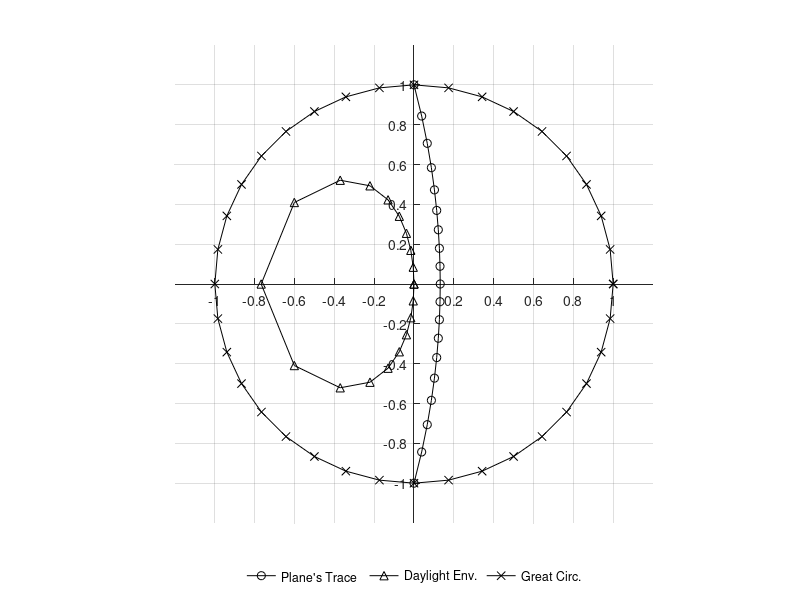
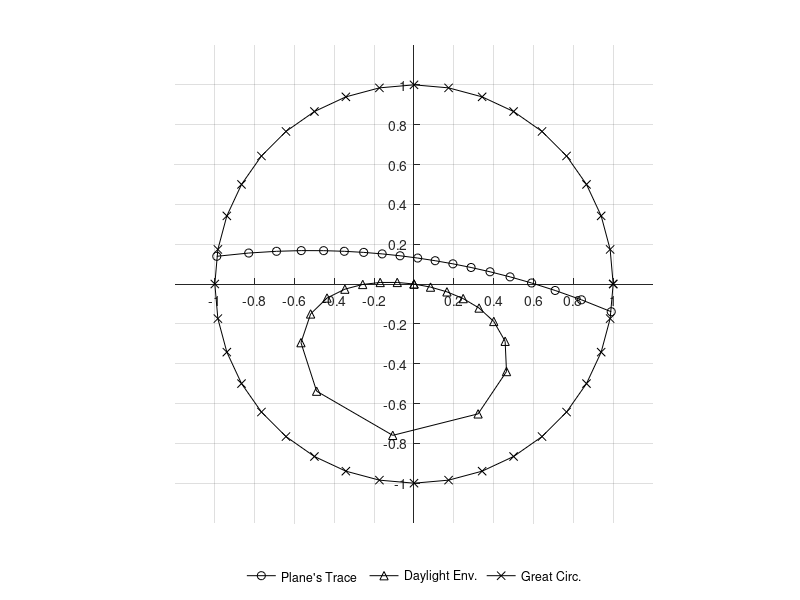

These figures' MATLAB source, in order:
% example1StepByStepEqAngleHarrisSCR
clear all

## Description:
## The cut slope at chaining 7000 Tuen Mun Road (Honk Kong) dips at an angle 
## 75 degrees (3:1, vertical:horizontal) in a dip direction of 8 degrees 
## --nearly due north.
## ... A further construction, based on this (the cut-slope plane) leads to an 
## ovoid daylight zone which encloses all those poles representing joint planes 
## dipping out of the slope.
## Plot the Datlight Envelope (DLE) by using equations for the equal-angle 
## projection.
##
## Reference:
## R. Harris, 1982. Stereographic projections for the engineering rock. 
## Hong Kong Engineer, Journal of the Honk Kong Institution of Engineers, 
## Vol.10(8): 37-47.


# The problem will be solved first as is the dip-direction is at the East, then
# d_{dir} = 130 degrees and the diference is dDiff.
dDir = 008;
theta = dDir - 90;

# The dip direction is 70.
d = 75;

# To plot the plane's trace, we will generate 18 points according to each
# rake (pitch) r.
n = 18;
ii = 0:1:n;
r = linspace(0, 180, n+1);


# PART 1: Creating.
# We obtaing cos(d) and sin(d) which will usefull to have.
cd = cosd(d);
sd = sind(d);

# The values are tabulated.

cr = cosd(r);
sr = sind(r);
A = sr * sd;
B = sr * cd;
k1p = 1 ./ (1 + A);
x = k1p .* B;
y = k1p .* cr;

# No we will find the coordiantes of the Daylight-Envelope simmilar to the
# above table but using Eq. 26.
C = sqrt(1 - A.^2);
K1 = A ./ (C.^2 + C);
xE = -K1 .* B;
yE = -K1 .* cr;


## PART 2: Rotating.
# The rotation matrix.
R = [cosd(theta), sind(theta); -sind(theta), cosd(theta)];
# Matrix of points of the slope's trace.
D = [x; y];
E = [xE; yE];

Dabs = R * D;
Eabs = R * E;


# PART 3: The great circle.
# The great circle.
xG = [cr, -cr(2:end)];
yG = [sr, -sr(2:end)];
iiG = 0:1:(2*n-0);

# PART 4: Plotting.
lbl = cellstr(num2str(ii'));
lblG = cellstr(num2str(iiG'));
dx = 0.05;
dy = 0;
limP = 1.2;

# The unrotated plane trace and the DLE.
figure()
hold on
plot(x, y, 'ko-');
plot(xE, yE, 'k^-');
plot(xG, yG, 'kx-');
axis equal
hold off
set(gca, 'XAxisLocation', 'origin', 'YAxisLocation', 'origin');
xticks(-1:0.2:1);
yticks(-1:0.2:1);
xlim(limP*[-1, 1]);
ylim(limP*[-1, 1]);
grid on
legend({'Plane''s Trace', 'Daylight Env.', 'Great Circ.'});
legend('Orientation','horizontal');
legend('Location', 'southoutside');
legend boxoff 
%print example1unrotTraceAndDLEeqangleHarris.svg

# The rotated plane trace and the DLE.
figure()
hold on
plot(Dabs(1,:), Dabs(2,:), 'ko-');
plot(Eabs(1,:), Eabs(2,:), 'k^-');
plot(xG, yG, 'kx-');
axis equal
hold off
set(gca, 'XAxisLocation', 'origin', 'YAxisLocation', 'origin');
xticks(-1:0.2:1);
yticks(-1:0.2:1);
xlim(limP*[-1, 1]);
ylim(limP*[-1, 1]);
grid on
legend({'Plane''s Trace', 'Daylight Env.', 'Great Circ.'});
legend('Orientation','horizontal');
legend('Location', 'southoutside');
legend boxoff
%print example1rotTraceAndDLEeqangleHarris.svg

## Display tables at terminal.
%display("Table 1. Trigonometric calculations of angles d and r.");
%display(sprintf("r\tcr\tsr\tA\tB\tC"));
%for k = 1:1:(n+1)
%    display(sprintf("%3.0f\t%7.4f\t%7.4f\t%7.4f\t%7.4f\t%7.4f", ...
%        [r(k), cr(k), sr(k), A(k), B(k), C(k)]));
%endfor
%
%display("Table 2. K coefficients and unrotated coordinates.");
%display(sprintf("r\tk1\tK1\tx\ty\txE\tyE\txG\tyG"));
%for k = 1:1:(n+1)
%    display(sprintf("%3.0f\t%5.2f\t%5.2f\t%5.2f\t%5.2f\t%5.2f\t%5.2f\t%5.2f\t%5.2f", ...
%        [r(k), k1p(k), K1(k), x(k), y(k), xE(k), yE(k), xG(k), yG(k)]));
%endfor
%
%display("Table 3. Rotated coordinates.");
%display(sprintf("r\tx\ty\txE\tyE"));
%for k = 1:1:(n+1)
%    display(sprintf("%3.0f\t%5.2f\t%5.2f\t%5.2f\t%5.2f", ...
%        [r(k), Dabs(1,k), Dabs(2,k), Eabs(1,k), Eabs(2,k)]));
%endfor
%%display(sprintf("%8d%8.0f%8.4f", 1,2.0,-cosd(30)));

## Create an HTMl table.

display("<table id='tab_trigCalcsAngDandR'>");
display("  <caption>Trigonometric calculations of angles d and r.</caption>");
display(sprintf("  <tr><th>\\(%s\\)</th><th>\\(%s\\)</th><th>\\(%s\\)</th><th>\\(%s\\)</th><th>\\(%s\\)</th><th>\\(%s\\)</th></tr>", ...
   'r', 'cr', 'sr', 'A', 'B', 'C'));
for k = 1:1:(n+1)
    display(sprintf("  <tr><td>%3.0f</td><td>%7.4f</td><td>%7.4f</td><td>%7.4f</td><td>%7.4f</td><td>%7.4f</td></tr>", ...
        [r(k), cr(k), sr(k), A(k), B(k), C(k)]));
endfor
display("</table>");

display("<table id='tab_kCoeffsAndCoords'>");
display("  <caption>K coefficients and unrotated coordinates.</caption>");
display(sprintf("  <tr><th>\\(%s\\)</th><th>\\(%s\\)</th><th>\\(%s\\)</th><th>\\(%s\\)</th><th>\\(%s\\)</th><th>\\(%s\\)</th><th>\\(%s\\)</th><th>\\(%s\\)</th><th>\\(%s\\)</th></tr>", ...
   'r', 'k''_1', 'K_1', 'x', 'y', 'x_E', 'y_E', 'x_G', 'y_G'));
for k = 1:1:(n+1)
    display(sprintf("  <tr><td>%3.0f</td><td>%5.2f</td><td>%5.2f</td><td>%5.2f</td><td>%5.2f</td><td>%5.2f</td><td>%5.2f</td><td>%5.2f</td><td>%5.2f</td></tr>", ...
        [r(k), k1p(k), K1(k), x(k), y(k), xE(k), yE(k), xG(k), yG(k)]));
endfor
display("</table>");

display("<table id='tab_rotatedCoords'>");
display("  <caption>Rotated coordinates.</caption>");
display(sprintf("  <tr><th>\\(%s\\)</th><th>\\(%s\\)</th><th>\\(%s\\)</th><th>\\(%s\\)</th><th>\\(%s\\)</th></tr>", ...
   'r', 'x', 'y', 'x_E', 'y_E'));
for k = 1:1:(n+1)
    display(sprintf("  <tr><td>%3.0f</td><td>%5.2f</td><td>%5.2f</td><td>%5.2f</td><td>%5.2f</td></tr>", ...
        [r(k), Dabs(1,k), Dabs(2,k), Eabs(1,k), Eabs(2,k)]));
endfor
display("</table>");